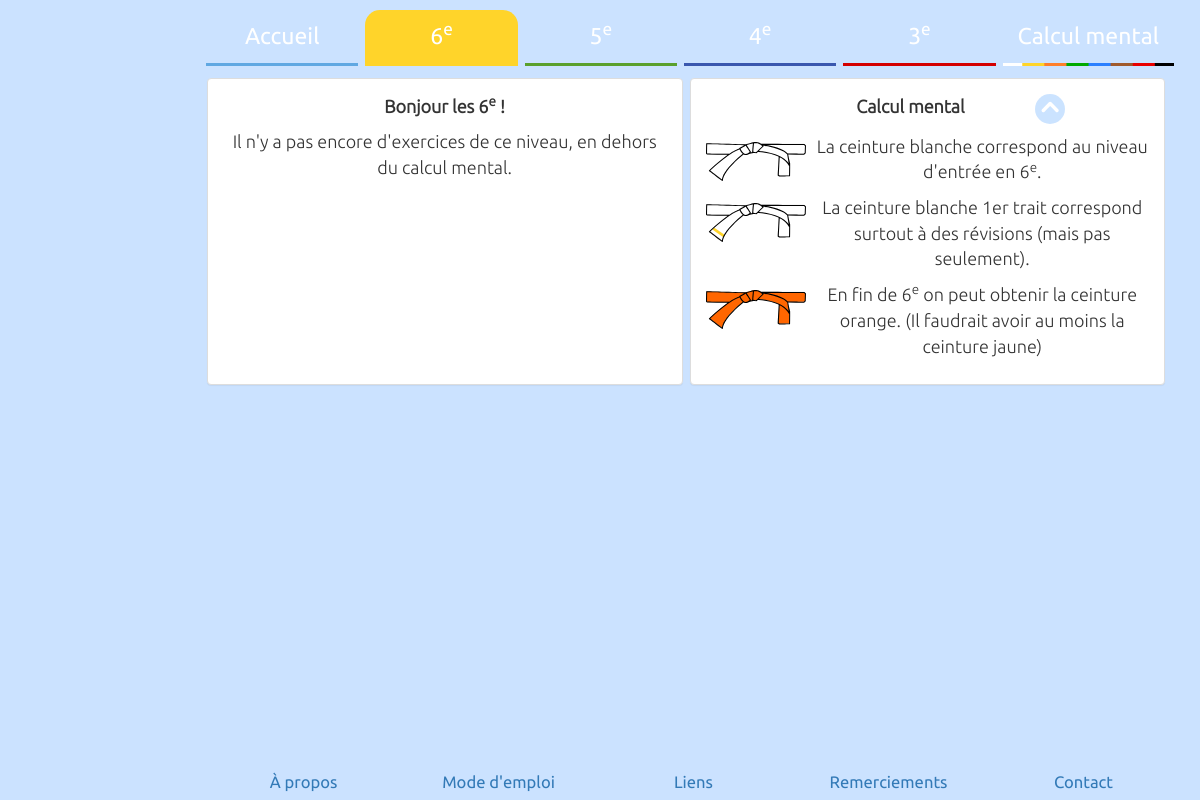
The page /6e/ on the database its author committed.
### pages/models.py (models this page shows, shortened)
class Category(models.Model):
    class Meta:
        verbose_name_plural = "categories"
    order = models.PositiveSmallIntegerField()
    name = models.CharField(max_length=100)
    html_name = models.CharField(max_length=100, default='unset')
    slug = models.SlugField(max_length=100, default='unset')
    text = models.TextField()

class FooterCategory(models.Model):
    class Meta:
        verbose_name_plural = "footer categories"
    order = models.PositiveSmallIntegerField()
    name = models.CharField(max_length=100)
    html_name = models.CharField(max_length=100, default='unset')
    slug = models.SlugField(max_length=100, default='unset')
    text = models.TextField()

### pages/views.py (the view, shortened to what this page needs)
# urls.py: url(r'^(?P<category>[-\w]+)/$', views.build)
def build(request, category=''):
    category_slug = category
    footer = False
    get_category_object = Category.objects.filter(slug__exact=category_slug)
    if len(get_category_object):
        category_object = get_category_object[0]
    if footer:
        active_category = footer_object
    else:
        active_category = category_object
    navbar_slugs = [o.slug
                    for o in Category.objects.all().order_by('order')]
    navbar_links = ['/' + o.slug + '/'
                    for o in Category.objects.all().order_by('order')]
    navbar_links[0] = "/"
    navbar_entries = [o.name
                      for o in Category.objects.all().order_by('order')]
    navbar_html_entries = [o.html_name
                           for o in Category.objects.all().order_by('order')]
    navbar_data = zip(navbar_slugs, navbar_links, navbar_entries,
                      navbar_html_entries)
    footer_links = [o.slug
                    for o in FooterCategory.objects.all().order_by('order')]
    footer_entries = [o.name
                      for o in FooterCategory.objects.all().order_by('order')]
    footer_data = zip(footer_links, footer_entries)
    if footer:
        leftmenu_data = []
    else:
        leftmenu_data = [(active_category.slug,
                          thm.slug,
                          '/' + active_category.slug + '/' + thm.slug,
                          thm.name,
                          thm.html_name)
                         for thm in Theme.objects.filter(
                             category_id=category_object.id)
                         .order_by('order')]
    tiles_data = [(thm.slug,
                   [(tile.name, tile.content)
                    for tile in Tile.objects.filter(
                        theme_id=thm.id)
                    .order_by('order')])
                  for thm in Theme.objects.filter(
                      category_id=active_category.id)
                  .order_by('order')]
    news_data = []
    if active_category.slug == 'accueil':
        news_data = [('-'.join(str(o.date).split(sep='-')[::-1]),
                      o.title,
                      o.html_title,
                      o.content)
                     for o in News.objects.all().order_by('date')][::-1]
    alternate_templates = {'accueil': 'home.html',
                           'calcul-mental': 'mental_calculation.html'}
    return render_to_response(alternate_templates.get(active_category.slug,
                                                      'default.html'),
                              {'navbar_data': navbar_data,
                               'leftmenu_data': leftmenu_data,
                               'active_category': active_category.name,
                               'category_content': active_category.text,
                               'category_slug': active_category.slug,
                               'tiles_data': tiles_data,
                               'footer': footer,
                               'footer_data': footer_data,
                               'news_data': news_data,
                               'test_var': leftmenu_data,
                               })

### templates/default.html (shortened to what this page needs)
{% extends 'layout.html' %}
{% block navigation %}
<div class="col-md-12 navbar_row" role="navigation">
  <ul class="nav nav-pills navbar_entries">
    {% for slug, link, entry, html_entry in navbar_data %}
      {% if active_category == entry %}
        <li role="presentation" class="active navbar_entry navbar_active_{{ slug }}">
      {% else %}
        <li role="presentation" class="navbar_entry navbar_{{ slug }}">
      {% endif %}
          {% if html_entry == 'unset' %}
          <a href="{{ link }}">{{ entry }}</a>
          {% else %}
          <a href="{{ link }}">{{ html_entry|safe }}</a>
          {% endif %}
        </li>
    {% endfor %}
  </ul>
</div>
{% endblock %}
{% block main_content %}
<div class="category-content" id="main_content_{{ category_slug }}">
  {{ category_content|safe }}
</div>
{% endblock %}
{% block footer %}
<div class="footer row">
  <div class="col-md-12 footer_row" role="navigation">
    <ul class="footer-entries">
      {% for link, entry in footer_data %}
        {% if active_category == entry %}
          <li role="presentation" class="active footer_entry active_footer_entry">
            <a href="/{{ link }}/">{{ entry }}</a>
          </li>
        {% else %}
          <li role="presentation" class="footer_entry">
            <a href="/{{ link }}/">{{ entry }}</a>
          </li>
        {% endif %}
      {% endfor %}
    </ul>
  </div>
</div>
{% endblock %}

### static/css/styles.css (style rules this page uses)
html { overflow-y: scroll; }
html, body { margin: 0; padding: 0; height: 100%; }
body { background-color: rgba(172,210,255,0.625); font-family: ubunturegular; font-size: 200%; }
img { max-width: 100%; height: auto; vertical-align: top; }
img.belt { width: 100px; height: 39px; }
.nav-pills > li > a { border-top-left-radius: 15px; border-top-right-radius: 15px; border-bottom-left-radius: 0; border-bottom-right-radius: 0; }
.panel { margin: 0; padding: 0; width: 33%; text-align: center; margin-bottom: 10px; }
.panel-body { font-family: ubuntulight; font-size: 90%; }
.navbar_row { padding: 0; margin-bottom: 1%; margin-left: 0.28%; }
@media screen and (max-width: 1350px) { .navbar_entries { font-size: 115%; } }
.navbar_entries { display: flex; flex-wrap: wrap; margin: 0; padding: 0; margin-left: 16.33%; width: 83.33%; }
.navbar_entry { min-width: 16%; padding-right: 0.5%; text-align: center; }
.nav-pills > li.navbar_accueil > a { color: #fff; border-bottom-style: solid; border-bottom-color: #60a8e2; border-bottom-width: 3px; transition: all 0.6s ease 0s; }
.nav-pills > li.navbar_active_6e > a, .nav-pills > li.navbar_active_6e > a:hover, .nav-pills > li.navbar_active_6e > a:focus, .nav-pills > li.navbar_6e > a:hover, .nav-pills > li.navbar_6e > a:focus { color: #fff; background-color: #ffd42a; border-bottom-style: solid; border-bottom-color: #ffd42a; border-bottom-width: 3px; transition: all 0.6s ease 0s; }
.nav-pills > li.navbar_5e > a { color: #fff; border-bottom-style: solid; border-bottom-color: #5aa02c; border-bottom-width: 3px; transition: all 0.6s ease 0s; }
.nav-pills > li.navbar_4e > a { color: #fff; border-bottom-style: solid; border-bottom-color: #3a57ae; border-bottom-width: 3px; transition: all 0.6s ease 0s; }
.nav-pills > li.navbar_3e > a { color: #fff; border-bottom-style: solid; border-bottom-color: #d40000; border-bottom-width: 3px; transition: all 0.6s ease 0s; }
.nav-pills > li.navbar_calcul-mental > a { color: #fff; transition: all 0.6s ease 0s; border-bottom-style: solid; border-bottom-width: 3px; border-image: url("/static/pics/couleurs_ceintures_ext.png"); border-image-slice: 3; }
div.category-content { display: flex; flex-wrap: wrap; }
.category-tile { display: flex; justify-content: flex-start; align-items: flex-start; }
.panel-half, .panel-left-half { width: 48.4%; margin-right: 0.75%; }
.panel-right-half { width: 48.3%; margin-right: 0; }
.footer { bottom: 0; height: 30px; margin: 0; padding: 0; position: absolute; width: 100%; }
.footer_row { margin-left: 16.33%; padding: 0; width: 83.33%; }
.footer-entries { list-style-type: none; display: flex; margin: 0; padding: 0; }
.footer_entry { font-size: 83%; margin: 0; min-width: 20%; padding: 0; text-align: center; }

### rows shown on the page
Category: navbar_data "Accueil"
Category: navbar_data "6 e", text "Bonjour les 6 e ! Il n'y a pas encore d'exercices de ce niveau, en dehors du calcul mental. Calcul mental La ceinture blanche correspond au niveau d'entrée en 6 e . La ceinture blanche 1er trait correspond surtout à des révisions (mais pas seulement). En fin de 6 e on peut obtenir la ceinture orange. (Il faudrait avoir au moins la ceinture jaune)", text (picture)
Category: navbar_data "5 e"
Category: navbar_data "4 e"
Category: navbar_data "3 e"
Category: navbar_data "Calcul mental"
FooterCategory: footer_data "À propos"
FooterCategory: footer_data "Mode d'emploi"
FooterCategory: footer_data "Liens"
FooterCategory: footer_data "Remerciements"
FooterCategory: footer_data "Contact"
